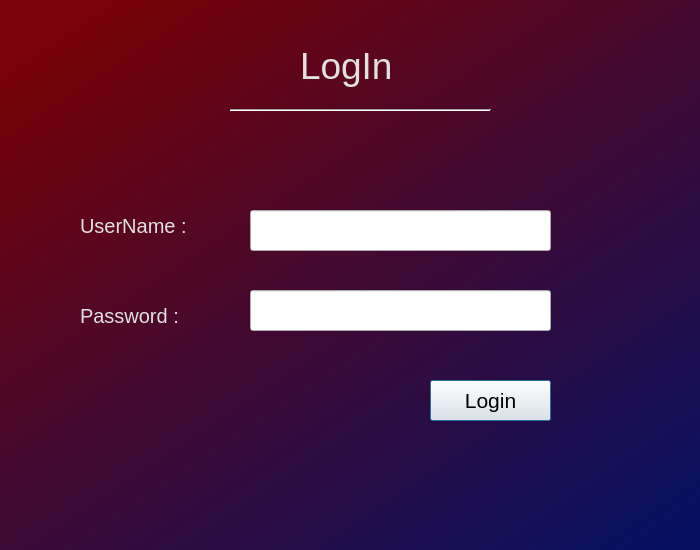
<?xml version="1.0" encoding="UTF-8"?>
<ui version="4.0">
 <class>Dialog</class>
 <widget class="QDialog" name="Dialog">
  <property name="geometry">
   <rect>
    <x>0</x>
    <y>0</y>
    <width>700</width>
    <height>550</height>
   </rect>
  </property>
  <property name="minimumSize">
   <size>
    <width>700</width>
    <height>550</height>
   </size>
  </property>
  <property name="maximumSize">
   <size>
    <width>700</width>
    <height>550</height>
   </size>
  </property>
  <property name="font">
   <font>
    <family>MS Shell Dlg 2</family>
    <weight>50</weight>
    <bold>false</bold>
   </font>
  </property>
  <property name="windowTitle">
   <string>Dialog</string>
  </property>
  <property name="styleSheet">
   <string notr="true">QWidget#Dialog{
background-color: qlineargradient(spread:pad, x1:0.149254, y1:0, x2:1, y2:1, stop:0 rgba(120, 2, 6, 255), stop:0.970149 rgba(6, 17, 97, 255));}</string>
  </property>
  <widget class="QLabel" name="label">
   <property name="geometry">
    <rect>
     <x>300</x>
     <y>30</y>
     <width>121</width>
     <height>71</height>
    </rect>
   </property>
   <property name="font">
    <font>
     <family>MS Shell Dlg 2</family>
     <pointsize>28</pointsize>
     <weight>50</weight>
     <bold>false</bold>
    </font>
   </property>
   <property name="styleSheet">
    <string notr="true">color: rgb(225, 225, 225);font-size:28pt;</string>
   </property>
   <property name="text">
    <string>LogIn</string>
   </property>
  </widget>
  <widget class="Line" name="line">
   <property name="geometry">
    <rect>
     <x>230</x>
     <y>100</y>
     <width>261</width>
     <height>20</height>
    </rect>
   </property>
   <property name="orientation">
    <enum>Qt::Horizontal</enum>
   </property>
  </widget>
  <widget class="QPushButton" name="pushButton">
   <property name="geometry">
    <rect>
     <x>430</x>
     <y>380</y>
     <width>121</width>
     <height>41</height>
    </rect>
   </property>
   <property name="font">
    <font>
     <family>MS Shell Dlg 2</family>
     <pointsize>16</pointsize>
     <weight>50</weight>
     <bold>false</bold>
    </font>
   </property>
   <property name="styleSheet">
    <string notr="true">font-size:16pt;</string>
   </property>
   <property name="text">
    <string>Login</string>
   </property>
  </widget>
  <widget class="QLineEdit" name="lineEdit">
   <property name="geometry">
    <rect>
     <x>250</x>
     <y>210</y>
     <width>301</width>
     <height>41</height>
    </rect>
   </property>
   <property name="styleSheet">
    <string notr="true">font-size:14pt;
</string>
   </property>
  </widget>
  <widget class="QLabel" name="label_2">
   <property name="geometry">
    <rect>
     <x>80</x>
     <y>190</y>
     <width>191</width>
     <height>71</height>
    </rect>
   </property>
   <property name="font">
    <font>
     <family>MS Shell Dlg 2</family>
     <pointsize>15</pointsize>
     <weight>50</weight>
     <bold>false</bold>
    </font>
   </property>
   <property name="styleSheet">
    <string notr="true">color: rgb(225, 225, 225);font-size:15pt;</string>
   </property>
   <property name="text">
    <string>UserName :</string>
   </property>
  </widget>
  <widget class="QLabel" name="label_3">
   <property name="geometry">
    <rect>
     <x>80</x>
     <y>280</y>
     <width>121</width>
     <height>71</height>
    </rect>
   </property>
   <property name="font">
    <font>
     <family>MS Shell Dlg 2</family>
     <pointsize>15</pointsize>
     <weight>50</weight>
     <bold>false</bold>
    </font>
   </property>
   <property name="styleSheet">
    <string notr="true">color: rgb(225, 225, 225);font-size:15pt;</string>
   </property>
   <property name="text">
    <string>Password :</string>
   </property>
  </widget>
  <widget class="QLineEdit" name="lineEdit_2">
   <property name="geometry">
    <rect>
     <x>250</x>
     <y>290</y>
     <width>301</width>
     <height>41</height>
    </rect>
   </property>
   <property name="styleSheet">
    <string notr="true">font-size:14pt;
</string>
   </property>
  </widget>
 </widget>
 <resources/>
 <connections/>
</ui>
